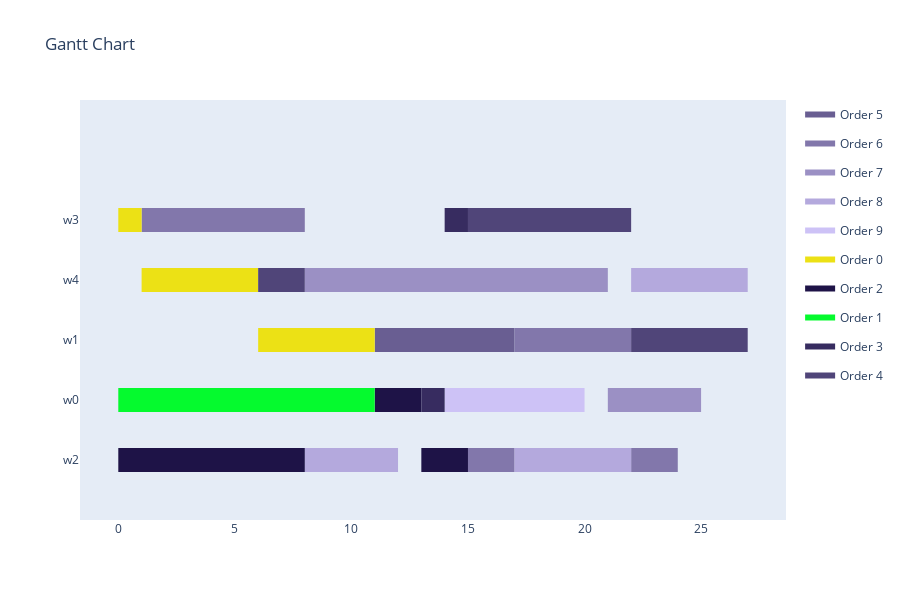

Source (notebook cell):
### Markdown cell above
<h4>Visualize Schedule</h4>

### Code cell
visualize_schedule_demo(schedule, env, orders)

### Figure 1 — Plotly figure (JSON) as saved in the notebook; plotly's stock layout.template omitted (floating-point values rounded to 4 significant figures)
{"data": [{"fill": "toself", "fillcolor": "rgb(105, 94, 146)", "hoverinfo": "name", "legendgroup": "rgb(105, 94, 146)", "mode": "none", "name": "Order 5", "type": "scatter", "x": [11, 16, 16, 11, 11, 16, 17, 17, 16], "y": [1.8, 1.8, 2.2, 2.2, null, 1.8, 1.8, 2.2, 2.2]}, {"fill": "toself", "fillcolor": "rgb(130, 119, 171)", "hoverinfo": "name", "legendgroup": "rgb(130, 119, 171)", "mode": "none", "name": "Order 6", "type": "scatter", "x": [1, 8, 8, 1, 1, 17, 22, 22, 17, 17, 15, 17, 17, 15, 15, 22, 24, 24, 22], "y": [3.8, 3.8, 4.2, 4.2, null, 1.8, 1.8, 2.2, 2.2, null, -0.2, -0.2, 0.2, 0.2, null, -0.2, -0.2, 0.2, 0.2]}, {"fill": "toself", "fillcolor": "rgb(155, 144, 196)", "hoverinfo": "name", "legendgroup": "rgb(155, 144, 196)", "mode": "none", "name": "Order 7", "type": "scatter", "x": [8, 16, 16, 8, 8, 16, 21, 21, 16, 16, 21, 25, 25, 21], "y": [2.8, 2.8, 3.2, 3.2, null, 2.8, 2.8, 3.2, 3.2, null, 0.8, 0.8, 1.2, 1.2]}, {"fill": "toself", "fillcolor": "rgb(180, 169, 221)", "hoverinfo": "name", "legendgroup": "rgb(180, 169, 221)", "mode": "none", "name": "Order 8", "type": "scatter", "x": [22, 27, 27, 22, 22, 8, 12, 12, 8, 8, 17, 22, 22, 17], "y": [2.8, 2.8, 3.2, 3.2, null, -0.2, -0.2, 0.2, 0.2, null, -0.2, -0.2, 0.2, 0.2]}, {"fill": "toself", "fillcolor": "rgb(205, 194, 246)", "hoverinfo": "name", "legendgroup": "rgb(205, 194, 246)", "mode": "none", "name": "Order 9", "type": "scatter", "x": [14, 15, 15, 14, 14, 15, 20, 20, 15], "y": [0.8, 0.8, 1.2, 1.2, null, 0.8, 0.8, 1.2, 1.2]}, {"fill": "toself", "fillcolor": "rgb(236, 225, 21)", "hoverinfo": "name", "legendgroup": "rgb(236, 225, 21)", "mode": "none", "name": "Order 0", "type": "scatter", "x": [0, 1, 1, 0, 0, 1, 6, 6, 1, 1, 6, 11, 11, 6], "y": [3.8, 3.8, 4.2, 4.2, null, 2.8, 2.8, 3.2, 3.2, null, 1.8, 1.8, 2.2, 2.2]}, {"fill": "toself", "fillcolor": "rgb(30, 19, 71)", "hoverinfo": "name", "legendgroup": "rgb(30, 19, 71)", "mode": "none", "name": "Order 2", "type": "scatter", "x": [11, 13, 13, 11, 11, 0, 6, 6, 0, 0, 6, 8, 8, 6, 6, 13, 15, 15, 13], "y": [0.8, 0.8, 1.2, 1.2, null, -0.2, -0.2, 0.2, 0.2, null, -0.2, -0.2, 0.2, 0.2, null, -0.2, -0.2, 0.2, 0.2]}, {"fill": "toself", "fillcolor": "rgb(5, 250, 46)", "hoverinfo": "name", "legendgroup": "rgb(5, 250, 46)", "mode": "none", "name": "Order 1", "type": "scatter", "x": [0, 2, 2, 0, 0, 2, 7, 7, 2, 2, 7, 11, 11, 7], "y": [0.8, 0.8, 1.2, 1.2, null, 0.8, 0.8, 1.2, 1.2, null, 0.8, 0.8, 1.2, 1.2]}, {"fill": "toself", "fillcolor": "rgb(55, 44, 96)", "hoverinfo": "name", "legendgroup": "rgb(55, 44, 96)", "mode": "none", "name": "Order 3", "type": "scatter", "x": [14, 15, 15, 14, 14, 13, 14, 14, 13], "y": [3.8, 3.8, 4.2, 4.2, null, 0.8, 0.8, 1.2, 1.2]}, {"fill": "toself", "fillcolor": "rgb(80, 69, 121)", "hoverinfo": "name", "legendgroup": "rgb(80, 69, 121)", "mode": "none", "name": "Order 4", "type": "scatter", "x": [15, 22, 22, 15, 15, 6, 8, 8, 6, 6, 22, 27, 27, 22], "y": [3.8, 3.8, 4.2, 4.2, null, 2.8, 2.8, 3.2, 3.2, null, 1.8, 1.8, 2.2, 2.2]}, {"legendgroup": "rgb(105, 94, 146)", "marker": {"color": "rgb(105, 94, 146)", "opacity": 0, "size": 1}, "mode": "markers", "name": "", "showlegend": false, "text": [null, null, null, null], "type": "scatter", "x": [11, 16, 16, 17], "y": [2, 2, 2, 2]}, {"legendgroup": "rgb(130, 119, 171)", "marker": {"color": "rgb(130, 119, 171)", "opacity": 0, "size": 1}, "mode": "markers", "name": "", "showlegend": false, "text": [null, null, null, null, null, null, null, null], "type": "scatter", "x": [1, 8, 17, 22, 15, 17, 22, 24], "y": [4, 4, 2, 2, 0, 0, 0, 0]}, {"legendgroup": "rgb(155, 144, 196)", "marker": {"color": "rgb(155, 144, 196)", "opacity": 0, "size": 1}, "mode": "markers", "name": "", "showlegend": false, "text": [null, null, null, null, null, null], "type": "scatter", "x": [8, 16, 16, 21, 21, 25], "y": [3, 3, 3, 3, 1, 1]}, {"legendgroup": "rgb(180, 169, 221)", "marker": {"color": "rgb(180, 169, 221)", "opacity": 0, "size": 1}, "mode": "markers", "name": "", "showlegend": false, "text": [null, null, null, null, null, null], "type": "scatter", "x": [22, 27, 8, 12, 17, 22], "y": [3, 3, 0, 0, 0, 0]}, {"legendgroup": "rgb(205, 194, 246)", "marker": {"color": "rgb(205, 194, 246)", "opacity": 0, "size": 1}, "mode": "markers", "name": "", "showlegend": false, "text": [null, null, null, null], "type": "scatter", "x": [14, 15, 15, 20], "y": [1, 1, 1, 1]}, {"legendgroup": "rgb(236, 225, 21)", "marker": {"color": "rgb(236, 225, 21)", "opacity": 0, "size": 1}, "mode": "markers", "name": "", "showlegend": false, "text": [null, null, null, null, null, null], "type": "scatter", "x": [0, 1, 1, 6, 6, 11], "y": [4, 4, 3, 3, 2, 2]}, {"legendgroup": "rgb(30, 19, 71)", "marker": {"color": "rgb(30, 19, 71)", "opacity": 0, "size": 1}, "mode": "markers", "name": "", "showlegend": false, "text": [null, null, null, null, null, null, null, null], "type": "scatter", "x": [11, 13, 0, 6, 6, 8, 13, 15], "y": [1, 1, 0, 0, 0, 0, 0, 0]}, {"legendgroup": "rgb(5, 250, 46)", "marker": {"color": "rgb(5, 250, 46)", "opacity": 0, "size": 1}, "mode": "markers", "name": "", "showlegend": false, "text": [null, null, null, null, null, null], "type": "scatter", "x": [0, 2, 2, 7, 7, 11], "y": [1, 1, 1, 1, 1, 1]}, {"legendgroup": "rgb(55, 44, 96)", "marker": {"color": "rgb(55, 44, 96)", "opacity": 0, "size": 1}, "mode": "markers", "name": "", "showlegend": false, "text": [null, null, null, null], "type": "scatter", "x": [14, 15, 13, 14], "y": [4, 4, 1, 1]}, {"legendgroup": "rgb(80, 69, 121)", "marker": {"color": "rgb(80, 69, 121)", "opacity": 0, "size": 1}, "mode": "markers", "name": "", "showlegend": false, "text": [null, null, null, null, null, null], "type": "scatter", "x": [15, 22, 6, 8, 22, 27], "y": [4, 4, 3, 3, 2, 2]}], "layout": {"height": 600, "hovermode": "closest", "showlegend": true, "title": {"text": "Gantt Chart"}, "xaxis": {"rangeselector": {"buttons": [{"count": 7, "label": "1w", "step": "day", "stepmode": "backward"}, {"count": 1, "label": "1m", "step": "month", "stepmode": "backward"}, {"count": 6, "label": "6m", "step": "month", "stepmode": "backward"}, {"count": 1, "label": "YTD", "step": "year", "stepmode": "todate"}, {"count": 1, "label": "1y", "step": "year", "stepmode": "backward"}, {"step": "all"}]}, "showgrid": false, "type": "linear", "zeroline": false}, "yaxis": {"autorange": false, "range": [-1, 6], "showgrid": false, "ticktext": ["w2", "w0", "w1", "w4", "w3"], "tickvals": [0, 1, 2, 3, 4], "zeroline": false}}}
